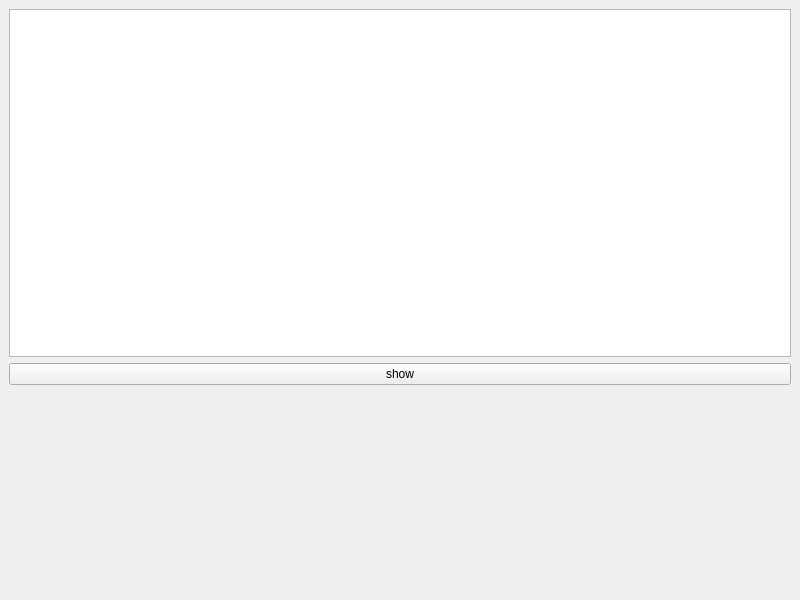
<?xml version="1.0" encoding="UTF-8"?>
<ui version="4.0">
 <class>MainWindow</class>
 <widget class="QMainWindow" name="MainWindow">
  <property name="enabled">
   <bool>true</bool>
  </property>
  <property name="geometry">
   <rect>
    <x>0</x>
    <y>0</y>
    <width>800</width>
    <height>600</height>
   </rect>
  </property>
  <property name="windowTitle">
   <string>MainWindow</string>
  </property>
  <widget class="QWidget" name="centralwidget">
   <layout class="QHBoxLayout" name="horizontalLayout">
    <item>
     <layout class="QVBoxLayout" name="verticalLayout_2">
      <property name="sizeConstraint">
       <enum>QLayout::SetMaximumSize</enum>
      </property>
      <item>
       <widget class="QListWidget" name="listWidget"/>
      </item>
      <item>
       <widget class="QPushButton" name="pushButton">
        <property name="text">
         <string>show</string>
        </property>
       </widget>
      </item>
      <item>
       <widget class="QLabel" name="label">
        <property name="minimumSize">
         <size>
          <width>0</width>
          <height>200</height>
         </size>
        </property>
        <property name="text">
         <string/>
        </property>
       </widget>
      </item>
     </layout>
    </item>
   </layout>
  </widget>
 </widget>
 <resources/>
 <connections/>
</ui>
